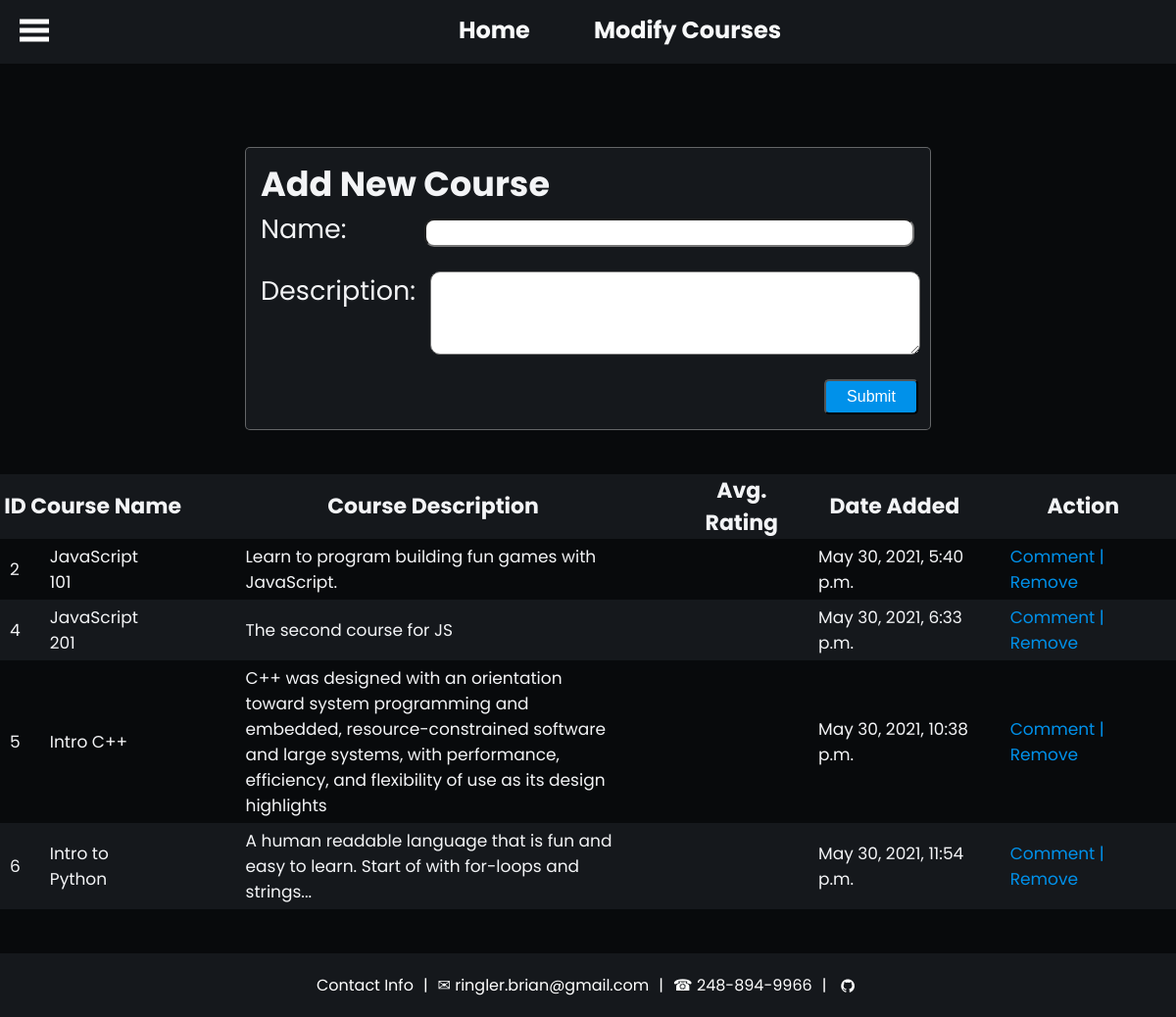
Before: /courses/ with the older database file.
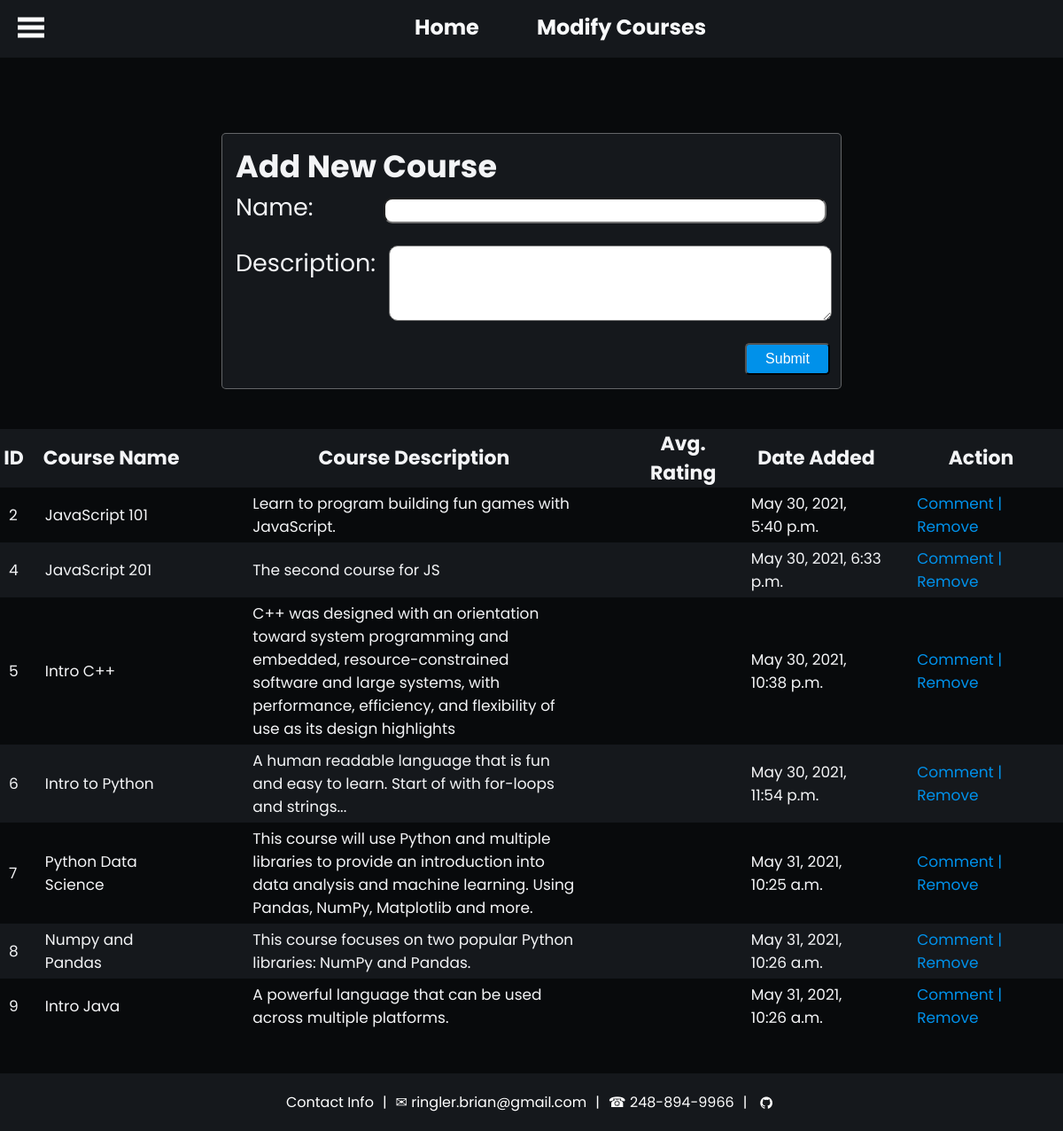
After: the same page with the newer database file.
### courses_app/models.py (models this page shows, shortened)
class Course(models.Model):
    course_name = models.CharField(max_length=50, null=False)
    created_at = models.DateTimeField(auto_now_add=True)
    updated_at = models.DateTimeField(auto_now=True)
    objects = ValidationManager()

class Description(models.Model):
    course_desc = models.CharField(max_length=255, null=False)
    course = models.OneToOneField(Course, on_delete=models.CASCADE,related_name='description', primary_key=True)
    created_at = models.DateTimeField(auto_now_add=True)
    updated_at = models.DateTimeField(auto_now=True)
    objects = ValidationManager()
    def __str__(self):
        return f'{self.course_desc}'

### courses_app/views.py (the view, shortened to what this page needs)
# urls.py: path('courses/', views.add_courses_view, name='add_courses'),
def add_courses_view(request):
    context =   {
                'courses' : Course.objects.all().annotate(Avg('course_name_fk__rating'))
            }
    avg = Course.objects.values('id').annotate(Avg('course_name_fk__rating'))
    print('+++++++++++++++++++++++++++++++++')
    print(type(avg))
    print(avg)
    print('----------------')
    for a in avg:
        print(a)
    return render(request, 'add_courses.html', context)

### courses_app/templates/add_courses.html (shortened to what this page needs)
{% extends "base.html" %}
{% block head %}
    {% load static %}
    <link rel="stylesheet" href="{% static 'css/add_courses.css' %}" />
    <link rel="stylesheet" href="{% static 'css/add_footer.css' %}" />
{% endblock head %}
{% block content %}
<div class="courses-wrapper">
    <form action="/courses/" method="POST" name="add-course-frm" id="addCourseID">
        <h1 class="title">Add New Course</h1>
        <div>
            <label for="course-name">Name:</label>
            <input type="text" id="course-name" name="course-name-nm">
        </div>
        <div id="desc-sec">
            <label for="course-desc">Description:</label>
            <textarea id="course-desc" name="course-desc-nm"></textarea>
        </div>
        <input type="submit" id="course-submit">
    </form>
    <table class="courses-tbl">
        <thead>
            <tr>
                <th>ID</th>
                <th>Course Name</th>
                <th>Course Description</th>
                <th>Avg. Rating</th>
                <th>Date Added</th>
                <th>Action</th>
            </tr>
        </thead>
        <tbody>
            {% for course in courses %}
                <tr>
                    <td>{{ course.id }}</td>
                    <td>{{ course.course_name }}</td>
                    <td>{{ course.description }}</td>
                    <td>{{ course.course_name_fk__rating }}</td>
                    <td>{{ course.created_at }}</td>
                    <td>
                        <a class="act" href="comment/{{ course.id }}">Comment</a>
                        <span> | </span>
                        <a class="act" href="delete/{{ course.id }}">Remove</a>
                    </td>
                </tr>
            {% endfor %}
        </tbody>
    </table>
</div>
{% endblock %}

Changed rows visible on the page:
added Course: id "7", course_name "Python Data Science", description "This course will use Python and multiple libraries to provide an introduction into data analysis and machine learning. Using Pandas, NumPy, Matplotlib and more.", created_at "May 31, 2021, 10:25 a.m."
added Course: id "8", course_name "Numpy and Pandas", description "This course focuses on two popular Python libraries: NumPy and Pandas.", created_at "May 31, 2021, 10:26 a.m."
added Course: id "9", course_name "Intro Java", description "A powerful language that can be used across multiple platforms.", created_at "May 31, 2021, 10:26 a.m."
